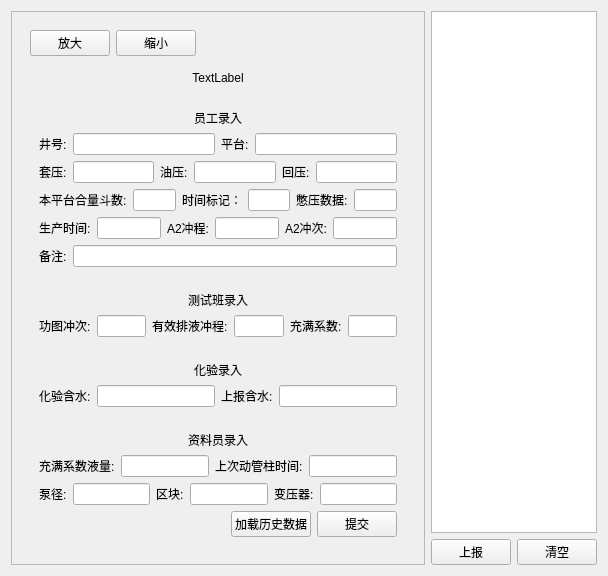
<?xml version="1.0" encoding="UTF-8"?>
<ui version="4.0">
 <class>Form</class>
 <widget class="QWidget" name="Form">
  <property name="geometry">
   <rect>
    <x>0</x>
    <y>0</y>
    <width>608</width>
    <height>576</height>
   </rect>
  </property>
  <property name="windowTitle">
   <string>Form</string>
  </property>
  <layout class="QHBoxLayout" name="horizontalLayout_2">
   <item>
    <widget class="QScrollArea" name="scrollArea">
     <property name="widgetResizable">
      <bool>true</bool>
     </property>
     <widget class="QWidget" name="scrollAreaWidgetContents">
      <property name="geometry">
       <rect>
        <x>0</x>
        <y>0</y>
        <width>422</width>
        <height>576</height>
       </rect>
      </property>
      <layout class="QGridLayout" name="gridLayout">
       <item row="0" column="0">
        <widget class="QWidget" name="widget_2" native="true">
         <layout class="QVBoxLayout" name="verticalLayout_6">
          <item>
           <layout class="QHBoxLayout" name="horizontalLayout_14">
            <item>
             <widget class="QPushButton" name="pushButton_add">
              <property name="text">
               <string>放大</string>
              </property>
             </widget>
            </item>
            <item>
             <widget class="QPushButton" name="pushButton_minus">
              <property name="text">
               <string>缩小</string>
              </property>
             </widget>
            </item>
            <item>
             <spacer name="horizontalSpacer_2">
              <property name="orientation">
               <enum>Qt::Orientation::Horizontal</enum>
              </property>
              <property name="sizeHint" stdset="0">
               <size>
                <width>40</width>
                <height>20</height>
               </size>
              </property>
             </spacer>
            </item>
           </layout>
          </item>
          <item>
           <widget class="QWidget" name="widget_6" native="true">
            <layout class="QVBoxLayout" name="verticalLayout_4">
             <item>
              <widget class="QLabel" name="label_9">
               <property name="text">
                <string>TextLabel</string>
               </property>
               <property name="alignment">
                <set>Qt::AlignmentFlag::AlignCenter</set>
               </property>
              </widget>
             </item>
             <item>
              <spacer name="verticalSpacer">
               <property name="orientation">
                <enum>Qt::Orientation::Vertical</enum>
               </property>
               <property name="sizeHint" stdset="0">
                <size>
                 <width>20</width>
                 <height>29</height>
                </size>
               </property>
              </spacer>
             </item>
            </layout>
           </widget>
          </item>
          <item>
           <widget class="QWidget" name="widget" native="true">
            <layout class="QVBoxLayout" name="verticalLayout_3">
             <item>
              <widget class="QLabel" name="label_17">
               <property name="text">
                <string>员工录入</string>
               </property>
               <property name="alignment">
                <set>Qt::AlignmentFlag::AlignCenter</set>
               </property>
              </widget>
             </item>
             <item>
              <layout class="QHBoxLayout" name="horizontalLayout">
               <item>
                <widget class="QLabel" name="label_15">
                 <property name="text">
                  <string>井号:</string>
                 </property>
                </widget>
               </item>
               <item>
                <widget class="QLineEdit" name="lineEdit_wellNum"/>
               </item>
               <item>
                <widget class="QLabel" name="label_16">
                 <property name="text">
                  <string>平台:</string>
                 </property>
                </widget>
               </item>
               <item>
                <widget class="QLineEdit" name="lineEdit_injectFuc"/>
               </item>
              </layout>
             </item>
             <item>
              <layout class="QHBoxLayout" name="horizontalLayout_10">
               <item>
                <widget class="QLabel" name="label_3">
                 <property name="text">
                  <string>套压:</string>
                 </property>
                </widget>
               </item>
               <item>
                <widget class="QLineEdit" name="lineEdit_casePres"/>
               </item>
               <item>
                <widget class="QLabel" name="label_4">
                 <property name="text">
                  <string>油压:</string>
                 </property>
                </widget>
               </item>
               <item>
                <widget class="QLineEdit" name="lineEdit_oilPres"/>
               </item>
               <item>
                <widget class="QLabel" name="label_5">
                 <property name="text">
                  <string>回压:</string>
                 </property>
                </widget>
               </item>
               <item>
                <widget class="QLineEdit" name="lineEdit_wellOilPres"/>
               </item>
              </layout>
             </item>
             <item>
              <layout class="QHBoxLayout" name="horizontalLayout_3">
               <item>
                <widget class="QLabel" name="label_7">
                 <property name="text">
                  <string>本平台合量斗数:</string>
                 </property>
                </widget>
               </item>
               <item>
                <widget class="QLineEdit" name="lineEdit_firstExecl"/>
               </item>
               <item>
                <widget class="QLabel" name="label_10">
                 <property name="text">
                  <string>时间标记：</string>
                 </property>
                </widget>
               </item>
               <item>
                <widget class="QLineEdit" name="lineEdit_10"/>
               </item>
               <item>
                <widget class="QLabel" name="label_8">
                 <property name="text">
                  <string>憋压数据:</string>
                 </property>
                </widget>
               </item>
               <item>
                <widget class="QLineEdit" name="lineEdit_firstWater"/>
               </item>
              </layout>
             </item>
             <item>
              <layout class="QHBoxLayout" name="horizontalLayout_8">
               <item>
                <widget class="QLabel" name="label">
                 <property name="text">
                  <string>生产时间:</string>
                 </property>
                </widget>
               </item>
               <item>
                <widget class="QLineEdit" name="lineEdit_productLong"/>
               </item>
               <item>
                <widget class="QLabel" name="label_2">
                 <property name="text">
                  <string>A2冲程:</string>
                 </property>
                </widget>
               </item>
               <item>
                <widget class="QLineEdit" name="lineEdit_mainLinePres"/>
               </item>
               <item>
                <widget class="QLabel" name="label_33">
                 <property name="text">
                  <string>A2冲次:</string>
                 </property>
                </widget>
               </item>
               <item>
                <widget class="QLineEdit" name="lineEdit_2"/>
               </item>
              </layout>
             </item>
             <item>
              <layout class="QHBoxLayout" name="horizontalLayout_7">
               <item>
                <widget class="QLabel" name="label_14">
                 <property name="text">
                  <string>备注:</string>
                 </property>
                </widget>
               </item>
               <item>
                <widget class="QLineEdit" name="lineEdit_note"/>
               </item>
              </layout>
             </item>
            </layout>
           </widget>
          </item>
          <item>
           <widget class="QWidget" name="widget_3" native="true">
            <layout class="QVBoxLayout" name="verticalLayout_5">
             <item>
              <layout class="QVBoxLayout" name="verticalLayout">
               <item>
                <widget class="QLabel" name="label_30">
                 <property name="focusPolicy">
                  <enum>Qt::FocusPolicy::NoFocus</enum>
                 </property>
                 <property name="layoutDirection">
                  <enum>Qt::LayoutDirection::LeftToRight</enum>
                 </property>
                 <property name="text">
                  <string>测试班录入</string>
                 </property>
                 <property name="alignment">
                  <set>Qt::AlignmentFlag::AlignCenter</set>
                 </property>
                </widget>
               </item>
               <item>
                <spacer name="verticalSpacer_3">
                 <property name="orientation">
                  <enum>Qt::Orientation::Vertical</enum>
                 </property>
                 <property name="sizeHint" stdset="0">
                  <size>
                   <width>20</width>
                   <height>40</height>
                  </size>
                 </property>
                </spacer>
               </item>
              </layout>
             </item>
             <item>
              <layout class="QHBoxLayout" name="horizontalLayout_12">
               <item>
                <widget class="QLabel" name="label_13">
                 <property name="text">
                  <string>功图冲次:</string>
                 </property>
                </widget>
               </item>
               <item>
                <widget class="QLineEdit" name="lineEdit_daliyWater"/>
               </item>
               <item>
                <widget class="QLabel" name="label_6">
                 <property name="text">
                  <string>有效排液冲程:</string>
                 </property>
                 <property name="buddy">
                  <cstring>label_6</cstring>
                 </property>
                </widget>
               </item>
               <item>
                <widget class="QLineEdit" name="lineEdit_totalWater"/>
               </item>
               <item>
                <widget class="QLabel" name="label_32">
                 <property name="text">
                  <string>充满系数:</string>
                 </property>
                </widget>
               </item>
               <item>
                <widget class="QLineEdit" name="lineEdit_3"/>
               </item>
              </layout>
             </item>
            </layout>
           </widget>
          </item>
          <item>
           <widget class="QWidget" name="widget_4" native="true">
            <layout class="QVBoxLayout" name="verticalLayout_8">
             <item>
              <layout class="QVBoxLayout" name="verticalLayout_7">
               <item>
                <widget class="QLabel" name="label_29">
                 <property name="text">
                  <string>化验录入</string>
                 </property>
                 <property name="alignment">
                  <set>Qt::AlignmentFlag::AlignCenter</set>
                 </property>
                </widget>
               </item>
               <item>
                <spacer name="verticalSpacer_4">
                 <property name="orientation">
                  <enum>Qt::Orientation::Vertical</enum>
                 </property>
                 <property name="sizeHint" stdset="0">
                  <size>
                   <width>20</width>
                   <height>40</height>
                  </size>
                 </property>
                </spacer>
               </item>
              </layout>
             </item>
             <item>
              <layout class="QHBoxLayout" name="horizontalLayout_17">
               <item>
                <widget class="QLabel" name="label_34">
                 <property name="text">
                  <string>化验含水:</string>
                 </property>
                </widget>
               </item>
               <item>
                <widget class="QLineEdit" name="lineEdit"/>
               </item>
               <item>
                <widget class="QLabel" name="label_31">
                 <property name="text">
                  <string>上报含水:</string>
                 </property>
                </widget>
               </item>
               <item>
                <widget class="QLineEdit" name="lineEdit_4"/>
               </item>
              </layout>
             </item>
            </layout>
           </widget>
          </item>
          <item>
           <widget class="QWidget" name="widget_5" native="true">
            <layout class="QVBoxLayout" name="verticalLayout_10">
             <item>
              <layout class="QVBoxLayout" name="verticalLayout_9">
               <item>
                <widget class="QLabel" name="label_35">
                 <property name="text">
                  <string>资料员录入</string>
                 </property>
                 <property name="alignment">
                  <set>Qt::AlignmentFlag::AlignCenter</set>
                 </property>
                </widget>
               </item>
               <item>
                <spacer name="verticalSpacer_5">
                 <property name="orientation">
                  <enum>Qt::Orientation::Vertical</enum>
                 </property>
                 <property name="sizeHint" stdset="0">
                  <size>
                   <width>20</width>
                   <height>40</height>
                  </size>
                 </property>
                </spacer>
               </item>
              </layout>
             </item>
             <item>
              <layout class="QHBoxLayout" name="horizontalLayout_18">
               <item>
                <widget class="QLabel" name="label_36">
                 <property name="text">
                  <string>充满系数液量:</string>
                 </property>
                </widget>
               </item>
               <item>
                <widget class="QLineEdit" name="lineEdit_5"/>
               </item>
               <item>
                <widget class="QLabel" name="label_37">
                 <property name="text">
                  <string>上次动管柱时间:</string>
                 </property>
                </widget>
               </item>
               <item>
                <widget class="QLineEdit" name="lineEdit_6"/>
               </item>
              </layout>
             </item>
             <item>
              <layout class="QHBoxLayout" name="horizontalLayout_19">
               <item>
                <widget class="QLabel" name="label_39">
                 <property name="text">
                  <string>泵径:</string>
                 </property>
                </widget>
               </item>
               <item>
                <widget class="QLineEdit" name="lineEdit_7"/>
               </item>
               <item>
                <widget class="QLabel" name="label_38">
                 <property name="text">
                  <string>区块:</string>
                 </property>
                </widget>
               </item>
               <item>
                <widget class="QLineEdit" name="lineEdit_8"/>
               </item>
               <item>
                <widget class="QLabel" name="label_40">
                 <property name="text">
                  <string>变压器:</string>
                 </property>
                </widget>
               </item>
               <item>
                <widget class="QLineEdit" name="lineEdit_9"/>
               </item>
              </layout>
             </item>
             <item>
              <layout class="QHBoxLayout" name="horizontalLayout_15">
               <item>
                <spacer name="horizontalSpacer_3">
                 <property name="orientation">
                  <enum>Qt::Orientation::Horizontal</enum>
                 </property>
                 <property name="sizeHint" stdset="0">
                  <size>
                   <width>40</width>
                   <height>20</height>
                  </size>
                 </property>
                </spacer>
               </item>
               <item>
                <widget class="QPushButton" name="pushButton_4">
                 <property name="text">
                  <string>加载历史数据</string>
                 </property>
                </widget>
               </item>
               <item>
                <widget class="QPushButton" name="pushButton_3">
                 <property name="text">
                  <string>提交</string>
                 </property>
                </widget>
               </item>
              </layout>
             </item>
            </layout>
           </widget>
          </item>
         </layout>
        </widget>
       </item>
      </layout>
     </widget>
    </widget>
   </item>
   <item>
    <layout class="QVBoxLayout" name="verticalLayout_2" stretch="13,1">
     <item>
      <widget class="QTableView" name="tableView"/>
     </item>
     <item>
      <layout class="QHBoxLayout" name="horizontalLayout_13">
       <item>
        <spacer name="horizontalSpacer">
         <property name="orientation">
          <enum>Qt::Orientation::Horizontal</enum>
         </property>
         <property name="sizeHint" stdset="0">
          <size>
           <width>40</width>
           <height>20</height>
          </size>
         </property>
        </spacer>
       </item>
       <item>
        <widget class="QPushButton" name="pushButton">
         <property name="text">
          <string>上报</string>
         </property>
        </widget>
       </item>
       <item>
        <widget class="QPushButton" name="pushButton_2">
         <property name="text">
          <string>清空</string>
         </property>
        </widget>
       </item>
      </layout>
     </item>
    </layout>
   </item>
  </layout>
 </widget>
 <resources/>
 <connections/>
</ui>
